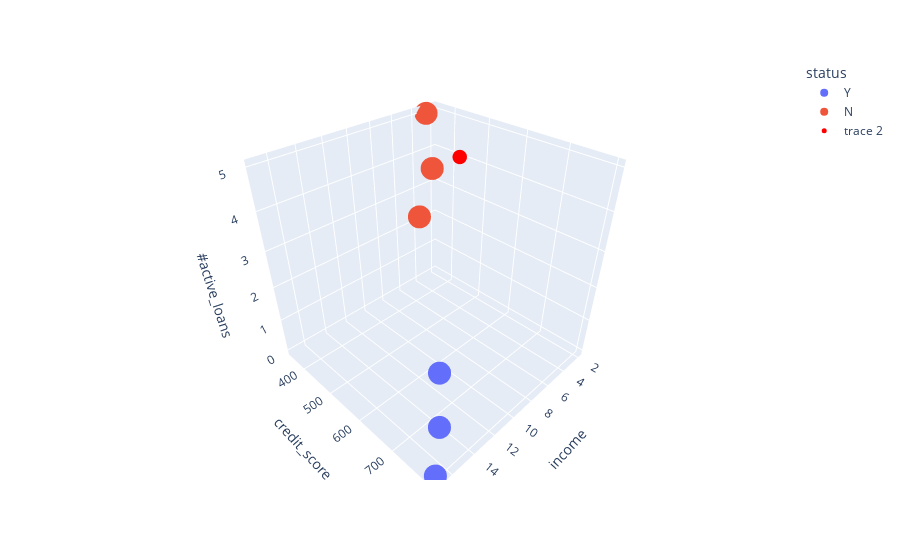

Notebook source saved alongside this figure:
### Code cell
# plotly 3d
import plotly.express as px

# new customer data
new_customer = np.array([2.0, 430, 4])

fig = px.scatter_3d(df, x='income', y='credit_score', z='#active_loans', color='status',
                    hover_data=['cust_id'])
fig.add_scatter3d(x=[new_customer[0]], y=[new_customer[1]], z=[new_customer[2]], mode='markers', marker=dict(size=5, color='red'))
fig.show()

### Figure 1 — Plotly figure (JSON) as saved in the notebook; plotly's stock layout.template omitted (floating-point values rounded to 4 significant figures)
{"data": [{"customdata": [[1], [2], [3]], "hovertemplate": "status=Y<br>income=%{x}<br>credit_score=%{y}<br>#active_loans=%{z}<br>cust_id=%{customdata[0]}<extra></extra>", "legendgroup": "Y", "marker": {"color": "#636efa", "symbol": "circle"}, "mode": "markers", "name": "Y", "scene": "scene", "showlegend": true, "type": "scatter3d", "x": [15, 16, 17], "y": [750, 780, 800], "z": [2, 1, 0]}, {"customdata": [[4], [5], [6]], "hovertemplate": "status=N<br>income=%{x}<br>credit_score=%{y}<br>#active_loans=%{z}<br>cust_id=%{customdata[0]}<extra></extra>", "legendgroup": "N", "marker": {"color": "#EF553B", "symbol": "circle"}, "mode": "markers", "name": "N", "scene": "scene", "showlegend": true, "type": "scatter3d", "x": [7, 5, 3], "y": [450, 430, 350], "z": [3, 4, 5]}, {"marker": {"color": "red", "size": 5}, "mode": "markers", "type": "scatter3d", "x": [2], "y": [430], "z": [4]}], "layout": {"legend": {"title": {"text": "status"}, "tracegroupgap": 0}, "margin": {"t": 60}, "scene": {"domain": {"x": [0, 1], "y": [0, 1]}, "xaxis": {"title": {"text": "income"}}, "yaxis": {"title": {"text": "credit_score"}}, "zaxis": {"title": {"text": "#active_loans"}}}}}
